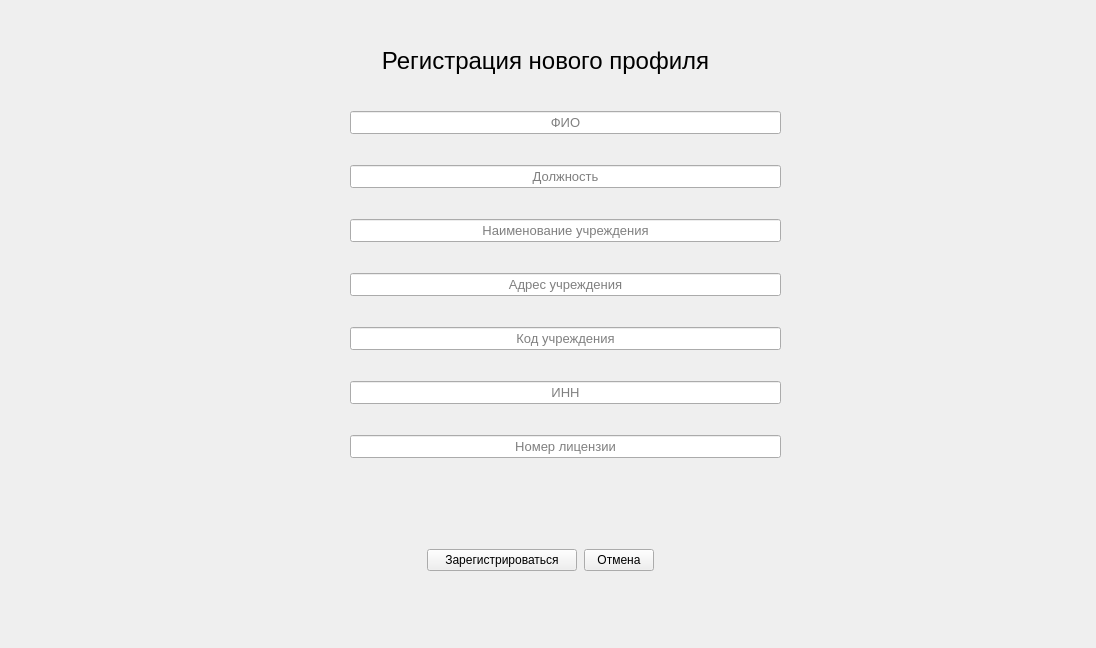
<?xml version="1.0" encoding="UTF-8"?>
<ui version="4.0">
 <class>ProfileRegistrationWindow</class>
 <widget class="QWidget" name="ProfileRegistrationWindow">
  <property name="windowModality">
   <enum>Qt::NonModal</enum>
  </property>
  <property name="geometry">
   <rect>
    <x>0</x>
    <y>0</y>
    <width>1096</width>
    <height>648</height>
   </rect>
  </property>
  <property name="minimumSize">
   <size>
    <width>1096</width>
    <height>648</height>
   </size>
  </property>
  <property name="maximumSize">
   <size>
    <width>1096</width>
    <height>648</height>
   </size>
  </property>
  <property name="windowTitle">
   <string>Салюс: Регистрация профиля</string>
  </property>
  <widget class="QWidget" name="gridLayoutWidget">
   <property name="geometry">
    <rect>
     <x>420</x>
     <y>500</y>
     <width>241</width>
     <height>121</height>
    </rect>
   </property>
   <layout class="QGridLayout" name="gridLayout">
    <property name="leftMargin">
     <number>0</number>
    </property>
    <property name="rightMargin">
     <number>0</number>
    </property>
    <property name="horizontalSpacing">
     <number>0</number>
    </property>
    <property name="verticalSpacing">
     <number>1</number>
    </property>
    <item row="0" column="0">
     <widget class="QPushButton" name="pushButton">
      <property name="maximumSize">
       <size>
        <width>150</width>
        <height>16777215</height>
       </size>
      </property>
      <property name="text">
       <string>Зарегистрироваться</string>
      </property>
     </widget>
    </item>
    <item row="0" column="1">
     <widget class="QPushButton" name="pushButton_2">
      <property name="maximumSize">
       <size>
        <width>70</width>
        <height>16777215</height>
       </size>
      </property>
      <property name="text">
       <string>Отмена</string>
      </property>
     </widget>
    </item>
   </layout>
  </widget>
  <widget class="QLabel" name="label">
   <property name="geometry">
    <rect>
     <x>0</x>
     <y>30</y>
     <width>1091</width>
     <height>61</height>
    </rect>
   </property>
   <property name="font">
    <font>
     <pointsize>18</pointsize>
    </font>
   </property>
   <property name="text">
    <string>Регистрация нового профиля</string>
   </property>
   <property name="alignment">
    <set>Qt::AlignCenter</set>
   </property>
  </widget>
  <widget class="QWidget" name="verticalLayoutWidget">
   <property name="geometry">
    <rect>
     <x>350</x>
     <y>80</y>
     <width>431</width>
     <height>409</height>
    </rect>
   </property>
   <layout class="QVBoxLayout" name="verticalLayout">
    <property name="spacing">
     <number>0</number>
    </property>
    <property name="leftMargin">
     <number>0</number>
    </property>
    <property name="topMargin">
     <number>0</number>
    </property>
    <item>
     <widget class="QLineEdit" name="lineEdit_6">
      <property name="font">
       <font>
        <pointsize>10</pointsize>
       </font>
      </property>
      <property name="alignment">
       <set>Qt::AlignCenter</set>
      </property>
      <property name="placeholderText">
       <string>ФИО</string>
      </property>
     </widget>
    </item>
    <item>
     <widget class="QLineEdit" name="lineEdit_7">
      <property name="font">
       <font>
        <pointsize>10</pointsize>
       </font>
      </property>
      <property name="alignment">
       <set>Qt::AlignCenter</set>
      </property>
      <property name="placeholderText">
       <string>Должность</string>
      </property>
     </widget>
    </item>
    <item>
     <widget class="QLineEdit" name="lineEdit_9">
      <property name="font">
       <font>
        <pointsize>10</pointsize>
       </font>
      </property>
      <property name="alignment">
       <set>Qt::AlignCenter</set>
      </property>
      <property name="placeholderText">
       <string>Наименование учреждения</string>
      </property>
     </widget>
    </item>
    <item>
     <widget class="QLineEdit" name="lineEdit_13">
      <property name="font">
       <font>
        <pointsize>10</pointsize>
       </font>
      </property>
      <property name="alignment">
       <set>Qt::AlignCenter</set>
      </property>
      <property name="placeholderText">
       <string>Адрес учреждения</string>
      </property>
     </widget>
    </item>
    <item>
     <widget class="QLineEdit" name="lineEdit_8">
      <property name="font">
       <font>
        <pointsize>10</pointsize>
       </font>
      </property>
      <property name="alignment">
       <set>Qt::AlignCenter</set>
      </property>
      <property name="placeholderText">
       <string>Код учреждения</string>
      </property>
     </widget>
    </item>
    <item>
     <widget class="QLineEdit" name="lineEdit_10">
      <property name="font">
       <font>
        <pointsize>10</pointsize>
       </font>
      </property>
      <property name="alignment">
       <set>Qt::AlignCenter</set>
      </property>
      <property name="placeholderText">
       <string>ИНН</string>
      </property>
     </widget>
    </item>
    <item>
     <widget class="QLineEdit" name="lineEdit_11">
      <property name="font">
       <font>
        <pointsize>10</pointsize>
       </font>
      </property>
      <property name="alignment">
       <set>Qt::AlignCenter</set>
      </property>
      <property name="placeholderText">
       <string>Номер лицензии</string>
      </property>
     </widget>
    </item>
   </layout>
  </widget>
 </widget>
 <resources/>
 <connections/>
</ui>
